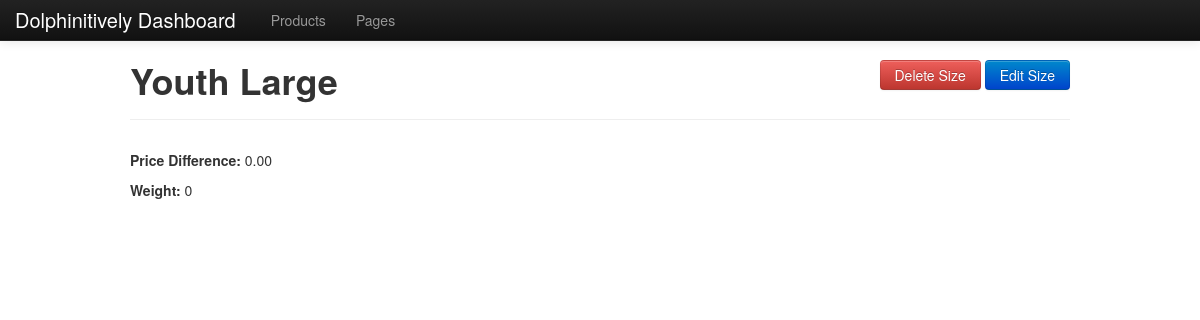
/admin/sizes.php?id=14&action=show&product_id=4, run on the app's committed database.
### tables this page shows
CREATE TABLE IF NOT EXISTS `sizes` (
  `id` int(11) NOT NULL AUTO_INCREMENT,
  `name` varchar(64) NOT NULL,
  `price_difference` decimal(10,2) NOT NULL DEFAULT '0.00',
  `product_id` int(11) NOT NULL,
  `weight` int(11) NOT NULL DEFAULT '0',
  `created_at` timestamp NOT NULL DEFAULT CURRENT_TIMESTAMP,
  PRIMARY KEY (`id`)
);

### templates/admin/sizes/show.php (the view)
<div class="page-header">
  <a href="sizes.php?action=edit&amp;product_id=<?= h($product['id']) ?>&amp;size=<?= h($size['id']) ?>" class="btn btn-primary pull-right">Edit Size</a>
  <a href="products.php?action=delete&amp;product_id=<?= h($product['id']) ?>&amp;size=<?= h($size['id']) ?>" class="btn btn-danger pull-right" onclick="return confirm('Are you sure?')">Delete Size</a>
  <h1><?= h($size['name']) ?></h1>
</div>
<p><b>Price Difference:</b> <?= number_format($size['price_difference'], 2) ?></p>
<p><b>Weight:</b> <?= h($size['weight'] ) ?></p>

### css/style.css (style rules this page uses)
body { padding-top: 40px; padding-bottom: 40px; }
body.admin .page-header a.btn { margin-left: 4px; }

### data on the page
sizes: name "Youth Large", price_difference "0.00", weight "0"
